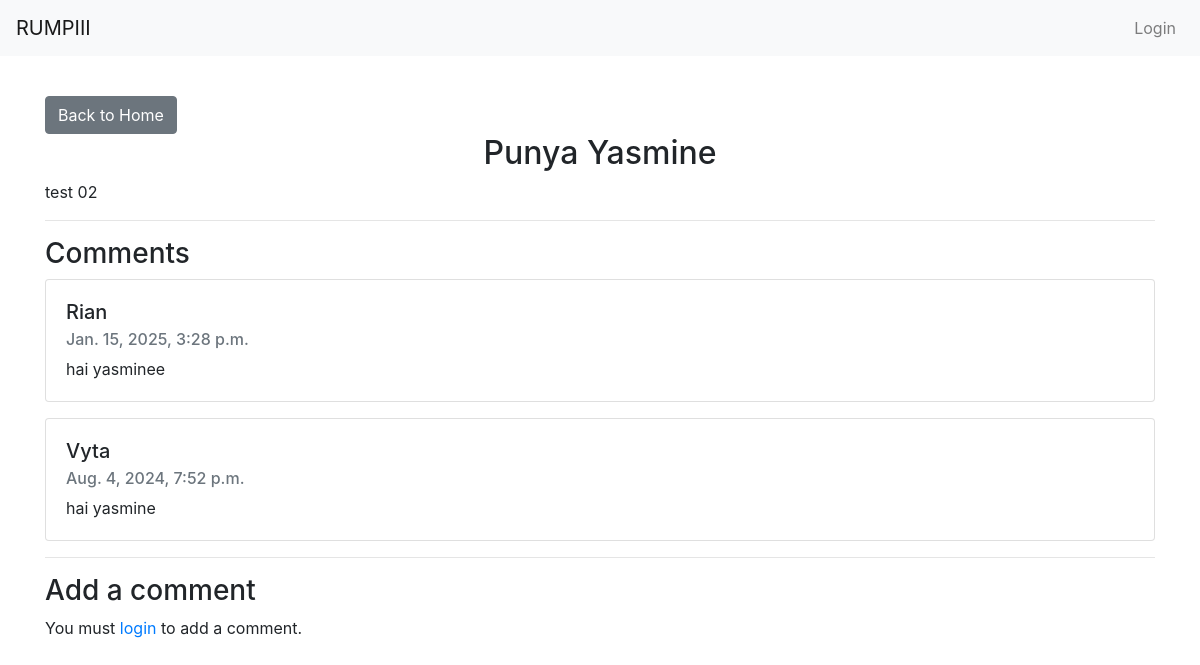
The app's page /post/2/ with its own data.
### todos/models.py (models this page shows, shortened)
class Post(models.Model):
    title = models.CharField(max_length=100)
    content = models.TextField()
    author = models.ForeignKey(User, on_delete=models.CASCADE)
    created_at = models.DateTimeField(auto_now_add=True)  # Tambahkan field ini

class Comment(models.Model):
    post = models.ForeignKey(Post, related_name='comments', on_delete=models.CASCADE)
    author = models.ForeignKey(User, on_delete=models.CASCADE)
    content = models.TextField()
    created_at = models.DateTimeField(auto_now_add=True)

### todos/views.py (the view)
# urls.py: path('post/<int:pk>/', views.post_detail, name='post_detail'),
def post_detail(request, pk):
    post = get_object_or_404(Post, pk=pk)
    comments = Comment.objects.filter(post=post).order_by('-created_at')
    if request.method == 'POST':
        comment_form = CommentForm(request.POST)
        if comment_form.is_valid():
            new_comment = comment_form.save(commit=False)
            new_comment.post = post
            new_comment.author = request.user
            new_comment.save()
            return redirect('post_detail', pk=post.pk)
    else:
        comment_form = CommentForm()
    return render(request, 'post_detail.html', {'post': post, 'comments': comments, 'comment_form': comment_form})

### templates/post_detail.html
{% extends 'base.html' %} {% block content %}
<a href="{% url 'home' %}" class="btn btn-secondary mt-3">Back to Home</a>
<h2 class="text-center">{{ post.title }}</h2>
<p>{{ post.content }}</p>
<hr />
<h3>Comments</h3>
{% for comment in comments %}
<div class="card mb-3">
  <div class="card-body">
    <h5 class="card-title">{{ comment.author.username }}</h5>
    <h6 class="card-subtitle mb-2 text-muted">{{ comment.created_at }}</h6>
    <p class="card-text">{{ comment.content }}</p>
  </div>
</div>
{% endfor %}
<hr />
<h3>Add a comment</h3>
{% if user.is_authenticated %}
<div class="row justify-content-center">
  <div class="col-md-8">
    <form method="POST" action="">
      {% csrf_token %}
      <div class="form-group">
        <label for="content">Comment</label>
        {{ comment_form.content }}
      </div>
      <button type="submit" class="btn btn-primary">Add Comment</button>
    </form>
  </div>
</div>
{% else %}
<p>You must <a href="{% url 'login' %}">login</a> to add a comment.</p>
{% endif %} {% endblock %}

### templates/base.html (style rules this page uses)
body { padding-top: 56px; }

### records on screen
Post: title "Punya Yasmine", content "test 02"
Comment: author.username "Rian", created_at "Jan. 15, 2025, 3:28 p.m.", content "hai yasminee"
Comment: author.username "Vyta", created_at "Aug. 4, 2024, 7:52 p.m.", content "hai yasmine"
